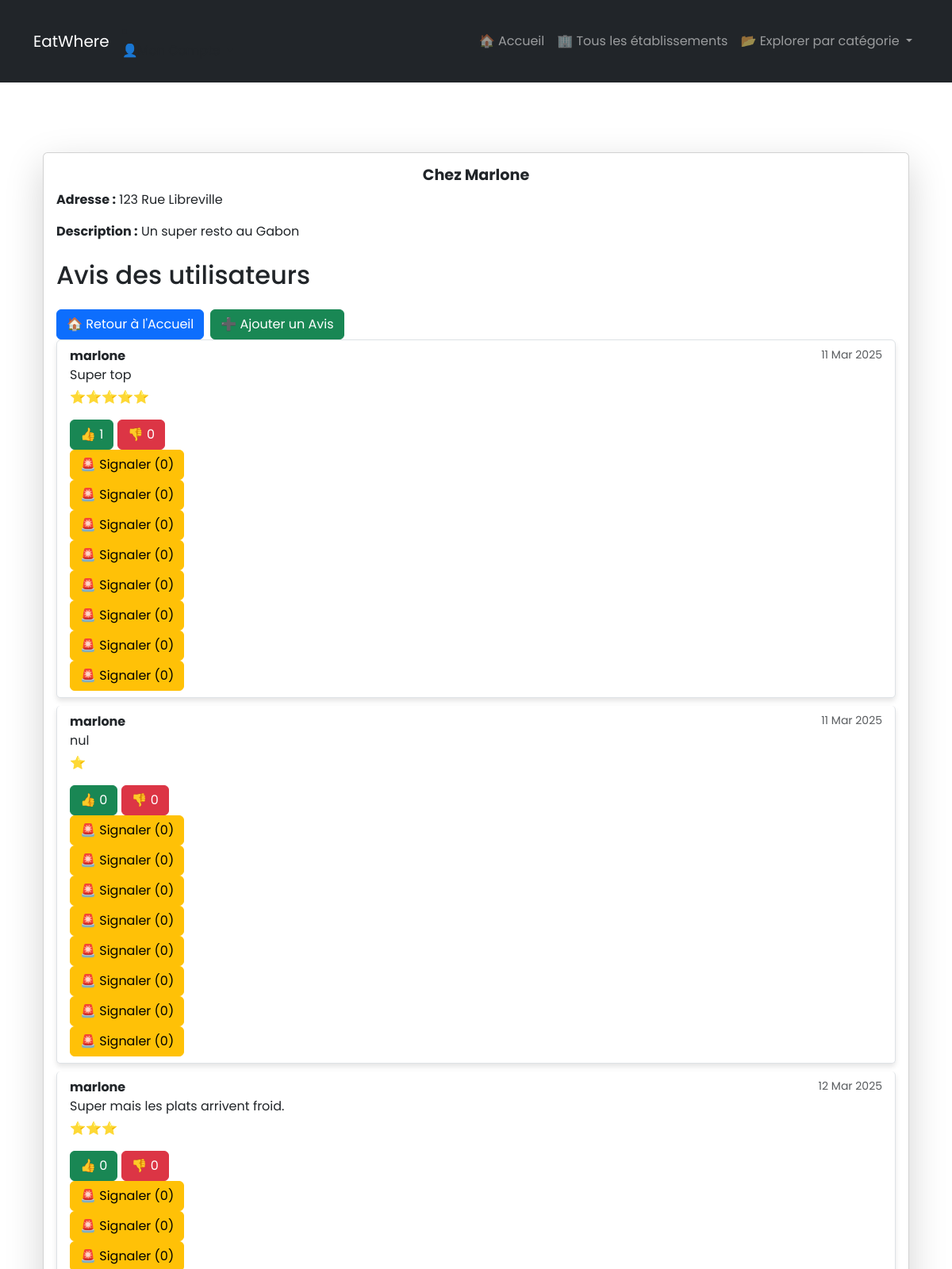
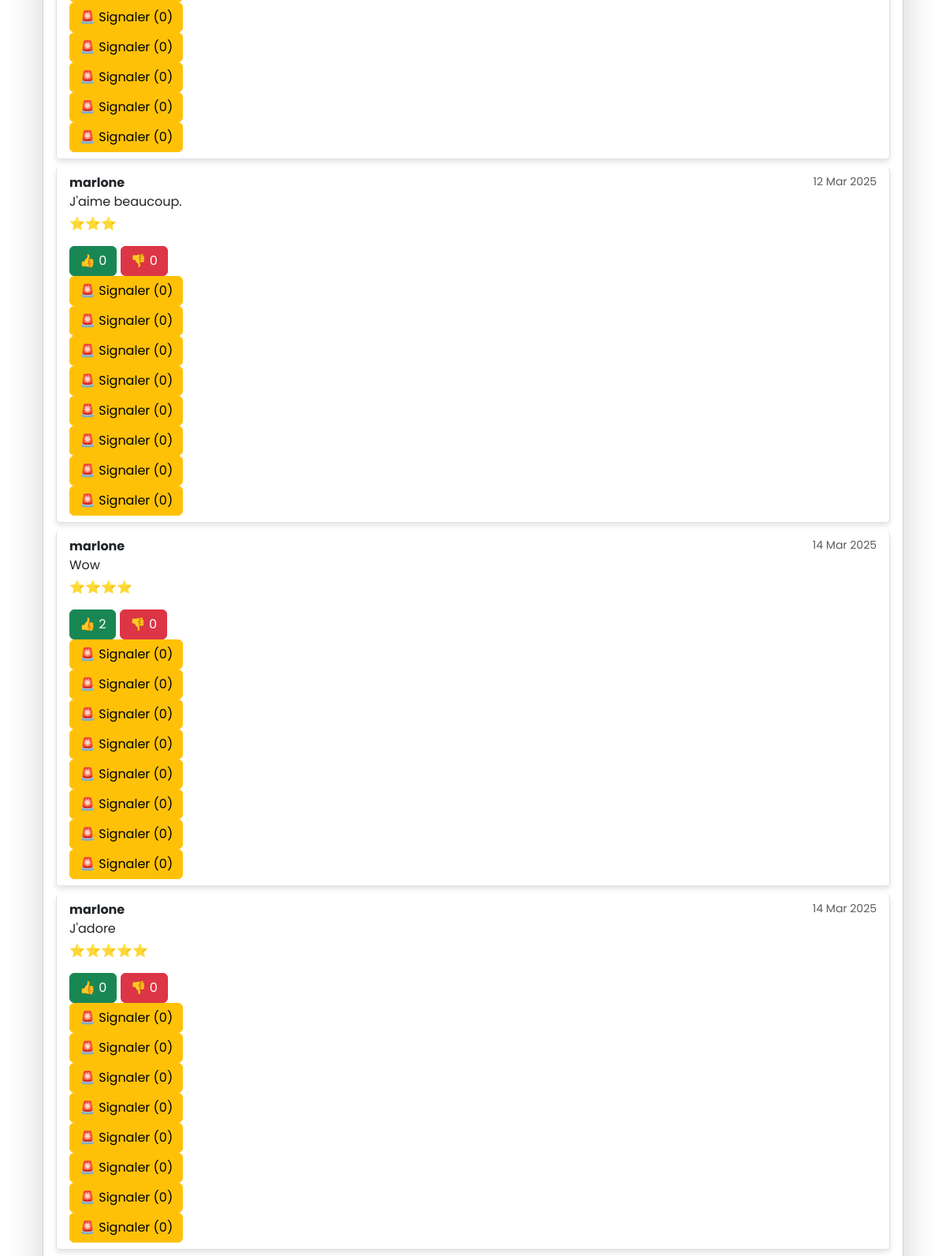
Screenshot of /establishment/1/ (signed in, upper part) with the database file from the repository (2 pictures, top to bottom).
### reviews/models.py (models this page shows, shortened)
class Establishment(models.Model):
    CATEGORY_CHOICES = [
        ('restaurant', 'Restaurant'),
        ('fast-food', 'Fast Food'),
        ('cafe', 'Café'),
        ('bar', 'Bar'),
        ('autre', 'Autre'),
    ]
    nom_r = models.CharField(max_length=100)
    description = models.TextField()
    addresse = models.CharField(max_length=255)
    ville = models.CharField(max_length=100)
    categorie = models.CharField(max_length=50, choices=CATEGORY_CHOICES)  # Correction ici ✅
    crée_le = models.DateTimeField(auto_now_add=True)  # Date de création automatique

class Review(models.Model):
    utilisateur = models.ForeignKey(User, on_delete=models.CASCADE)
    etablissement = models.ForeignKey(Establishment, related_name='reviews', on_delete=models.CASCADE)
    note = models.IntegerField()
    commentaire = models.TextField()
    crée_le = models.DateTimeField(auto_now_add=True)
    likes = models.ManyToManyField(User, related_name='liked_reviews', blank=True)
    dislikes = models.ManyToManyField(User, related_name='disliked_reviews', blank=True)
    reports = models.ManyToManyField(User, related_name='reported_reviews', blank=True)
    def total_likes(self):
        return self.likes.count()
    def total_dislikes(self):
        return self.dislikes.count()
    def total_reports(self):
        return self.reports.count()

### reviews/views.py (the view)
# urls.py: path('establishment/<int:establishment_id>/', establishment_detail, name='establishment_detail'),  # Détail d'un établissement
def establishment_detail(request, establishment_id):
    establishment = get_object_or_404(Establishment, pk=establishment_id)
    reviews = establishment.reviews.all()
    if request.method == 'POST':
        form = ReviewForm(request.POST)
        if form.is_valid():
            new_review = form.save(commit=False)
            new_review.establishment = establishment
            new_review.utilisateur = request.user
            new_review.save()
            return redirect('establishment_detail', establishment_id=establishment.id)
    else:
        form = ReviewForm()
    return render(request, 'reviews/establishment_detail.html', {
        'establishment': establishment,
        'reviews': reviews,
        'form': form
    })

### reviews/templates/reviews/establishment_detail.html (shortened to what this page needs)
{% extends "reviews/base.html" %}
{% block content %}
<div class="container mt-5">
    <div class="card shadow-lg rounded">
        <div class="card-body">
            <h1 class="card-title text-center">{{ establishment.nom_r }}</h1>
            <p class="card-text"><strong>Adresse :</strong> {{ establishment.addresse }}</p>
            <p class="card-text"><strong>Description :</strong> {{ establishment.description }}</p>
            <h2 class="mt-4">Avis des utilisateurs</h2>
            <div class="mt-4 d-flex flex-wrap gap-2">
                <a href="{% url 'home' %}" class="btn btn-primary">🏠 Retour à l'Accueil</a>
                <a href="{% url 'add_review' establishment.id %}" class="btn btn-success">➕ Ajouter un Avis</a>
            </div>
            {% if establishment.reviews.exists %}
                <ul class="list-group">
                    {% for review in establishment.reviews.all %}
                        <li class="list-group-item">
                            <div class="d-flex justify-content-between">
                                <strong>{{ review.utilisateur.username }}</strong>
                                <small class="text-muted">{{ review.crée_le|date:"d M Y" }}</small>
                            </div>
                            <p class="mb-1">{{ review.commentaire }}</p>
                            <p class="text-warning">
                                {% for _ in "⭐"|ljust:review.note %}⭐{% endfor %}
                            </p>
                            <div class="vote-buttons">
                                <button class="btn btn-success vote-btn" data-review-id="{{ review.id }}" data-vote-type="like">
                                    👍 <span id="like-count-{{ review.id }}">{{ review.total_likes }}</span>
                                </button>
                                <button class="btn btn-danger vote-btn" data-review-id="{{ review.id }}" data-vote-type="dislike">
                                    👎 <span id="dislike-count-{{ review.id }}">{{ review.total_dislikes }}</span>
                                </button>
                                <div class="report-section">
                                    <button class="btn btn-warning report-btn" data-review-id="{{ review.id }}">
                                        🚨 Signaler (<span id="report-count-{{ review.id }}">{{ review.total_reports }}</span>)
                                    </button>
                                </div>
                                {% for review in reviews %}
                                <div class="review">
                                    {% if user.is_authenticated and user != review.utilisateur %}
                                        <div class="report-section">
                                            <button class="btn btn-warning report-btn" data-review-id="{{ review.id }}">
                                                🚨 Signaler (<span id="report-count-{{ review.id }}">{{ review.total_reports }}</span>)
                                            </button>
                                        </div>
                                    {% endif %}
                                </div>
                            {% endfor %}
                        </li>
                    {% endfor %}
                </ul>
            {% else %}
                <p class="text-muted">Aucun avis pour le moment. Soyez le premier à donner votre avis !</p>
            {% endif %}
        </div>
    </div>
 </div>
{% endblock %}

### static/css/css/style.css (style rules this page uses)
* { margin: 0; padding: 0; box-sizing: border-box; font-family: 'Poppins', sans-serif; }
body { background-color: #f8f9fa; color: #333; line-height: 1.6; }
.container { max-width: 1100px; margin: auto; padding: 20px; }
h1, h2, h3 { font-weight: 600; color: #343a40; }
.btn { border-radius: 5px; transition: all 0.3s ease-in-out; }
.btn-primary { background: #007bff; border: none; }
.card { border: none; box-shadow: 0 4px 8px rgba(0, 0, 0, 0.1); transition: transform 0.3s ease-in-out; }
.card-title { font-size: 1.2rem; font-weight: bold; }
.card-body { padding: 20px; }
.list-group-item { border: none; background: #ffffff; box-shadow: 0px 4px 6px rgba(0, 0, 0, 0.1); margin-bottom: 10px; border-radius: 5px; }

### rows the page displays
Establishment: nom_r "Chez Marlone", addresse "123 Rue Libreville", description "Un super resto au Gabon"
Review: utilisateur.username "marlone", crée_le "11 Mar 2025", commentaire "Super top", total_likes "1", total_dislikes "0", total_reports "0"
Review: total_reports "0", utilisateur.username "marlone", crée_le "11 Mar 2025", commentaire "nul", note 1 (drawn), total_likes "0", total_dislikes "0"
Review: total_reports "0", utilisateur.username "marlone", crée_le "12 Mar 2025", commentaire "Super mais les plats arrivent froid.", total_likes "0", total_dislikes "0"
Review: total_reports "0", utilisateur.username "marlone", crée_le "12 Mar 2025", commentaire "J'aime beaucoup.", total_likes "0", total_dislikes "0"
Review: total_reports "0", utilisateur.username "marlone", crée_le "14 Mar 2025", commentaire "Wow", total_likes "2", total_dislikes "0"
Review: total_reports "0", utilisateur.username "marlone", crée_le "14 Mar 2025", commentaire "J'adore", total_likes "0", total_dislikes "0"
Review: total_reports "0"
